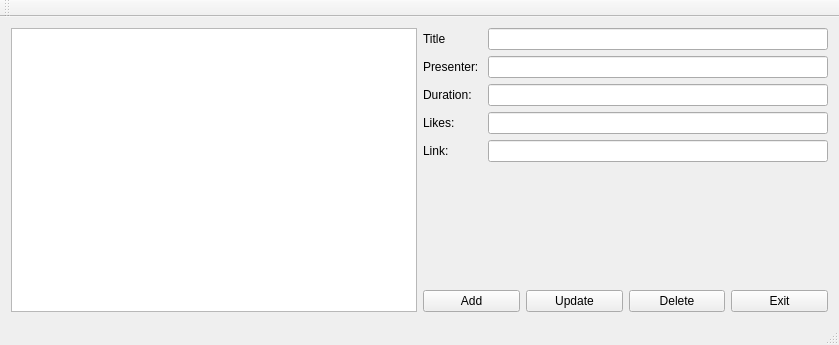
<?xml version="1.0" encoding="UTF-8"?>
<ui version="4.0">
 <class>a89Class</class>
 <widget class="QMainWindow" name="a89Class">
  <property name="geometry">
   <rect>
    <x>0</x>
    <y>0</y>
    <width>839</width>
    <height>345</height>
   </rect>
  </property>
  <property name="windowTitle">
   <string>a89</string>
  </property>
  <widget class="QWidget" name="centralWidget">
   <layout class="QHBoxLayout" name="horizontalLayout_2">
    <item>
     <widget class="QListWidget" name="listWithData"/>
    </item>
    <item>
     <layout class="QVBoxLayout" name="verticalLayout">
      <item>
       <layout class="QFormLayout" name="formLayout">
        <item row="0" column="0">
         <widget class="QLabel" name="titleLabel">
          <property name="text">
           <string>Title</string>
          </property>
         </widget>
        </item>
        <item row="1" column="0">
         <widget class="QLabel" name="presenterLabel">
          <property name="text">
           <string>Presenter: </string>
          </property>
         </widget>
        </item>
        <item row="1" column="1">
         <widget class="QLineEdit" name="presnterLineEdit"/>
        </item>
        <item row="2" column="0">
         <widget class="QLabel" name="durationLabel">
          <property name="text">
           <string>Duration: </string>
          </property>
         </widget>
        </item>
        <item row="2" column="1">
         <widget class="QLineEdit" name="durationLineEdit"/>
        </item>
        <item row="3" column="0">
         <widget class="QLabel" name="likesLabel">
          <property name="text">
           <string>Likes: </string>
          </property>
         </widget>
        </item>
        <item row="3" column="1">
         <widget class="QLineEdit" name="likesLineEdit"/>
        </item>
        <item row="4" column="0">
         <widget class="QLabel" name="linkLabel">
          <property name="text">
           <string>Link: </string>
          </property>
         </widget>
        </item>
        <item row="4" column="1">
         <widget class="QLineEdit" name="linkLineEdit"/>
        </item>
        <item row="0" column="1">
         <widget class="QLineEdit" name="titleLineEdit"/>
        </item>
       </layout>
      </item>
      <item>
       <layout class="QHBoxLayout" name="horizontalLayout">
        <item>
         <widget class="QPushButton" name="addButton">
          <property name="text">
           <string>Add</string>
          </property>
         </widget>
        </item>
        <item>
         <widget class="QPushButton" name="updateButton">
          <property name="text">
           <string>Update</string>
          </property>
         </widget>
        </item>
        <item>
         <widget class="QPushButton" name="deleteButton">
          <property name="text">
           <string>Delete</string>
          </property>
         </widget>
        </item>
        <item>
         <widget class="QPushButton" name="exitButton">
          <property name="text">
           <string>Exit</string>
          </property>
         </widget>
        </item>
       </layout>
      </item>
     </layout>
    </item>
   </layout>
  </widget>
  <widget class="QMenuBar" name="menuBar">
   <property name="geometry">
    <rect>
     <x>0</x>
     <y>0</y>
     <width>839</width>
     <height>22</height>
    </rect>
   </property>
  </widget>
  <widget class="QToolBar" name="mainToolBar">
   <attribute name="toolBarArea">
    <enum>TopToolBarArea</enum>
   </attribute>
   <attribute name="toolBarBreak">
    <bool>false</bool>
   </attribute>
  </widget>
  <widget class="QStatusBar" name="statusBar"/>
 </widget>
 <layoutdefault spacing="6" margin="11"/>
 <resources>
  <include location="a89.qrc"/>
 </resources>
 <connections/>
</ui>
